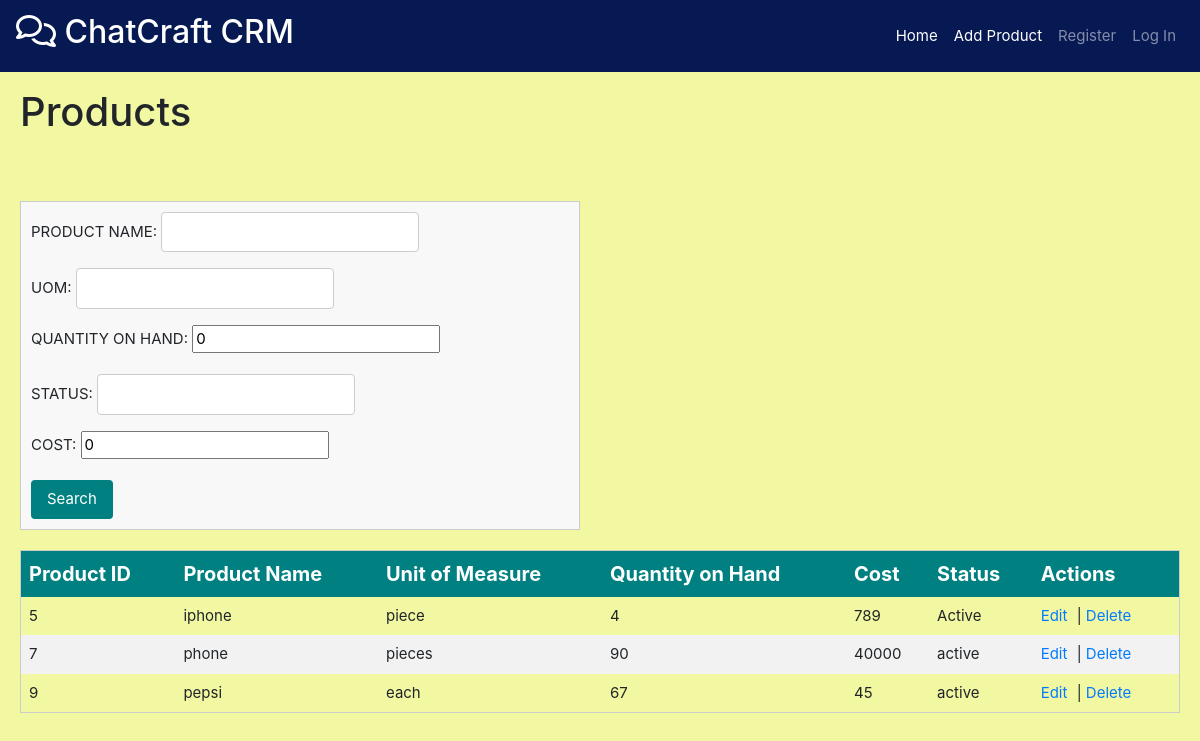
The app's page /products/get/, older data.
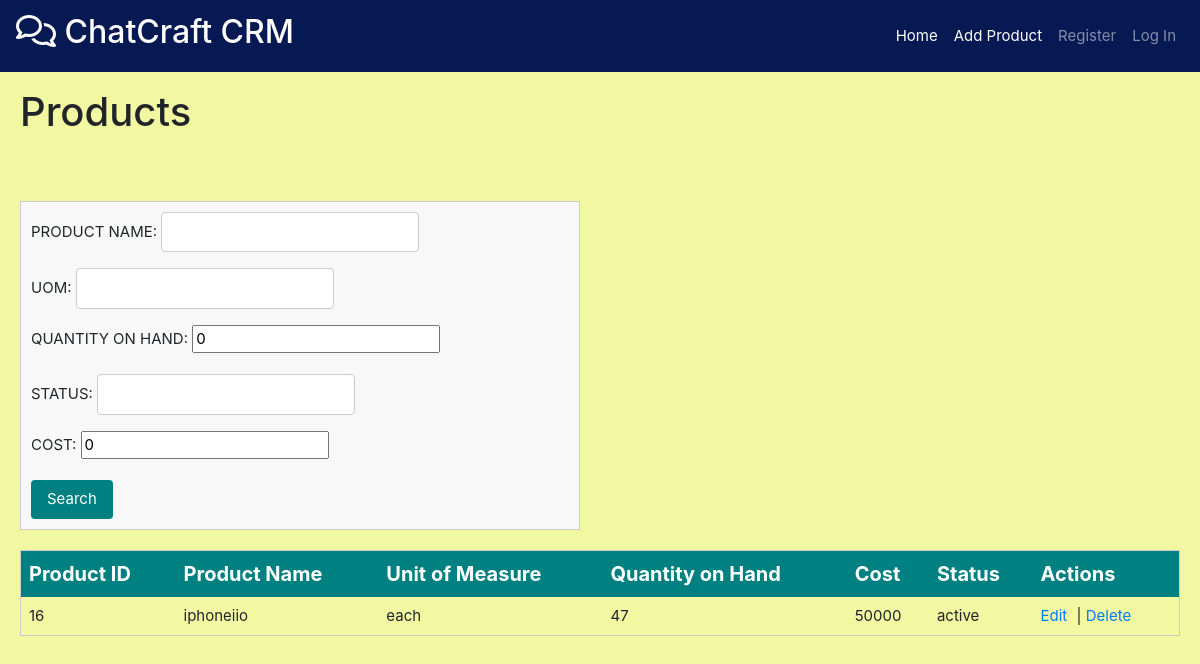
The same page, newer data.
### products/models.py (models this page shows, shortened)
class Product(models.Model):
    PRODUCT_ID=models.AutoField(primary_key=True)
    PRODUCT_NAME = models.CharField(max_length=35,unique = True)
    UOM=models.CharField(max_length=35,null=True,blank=True)
    COST = models.IntegerField(default=0,null=True,blank=True)
    QUANTITY_ON_HAND=models.IntegerField(default = 0,null=True,blank=True)
    STATUS = models.CharField(max_length=35,null = True,blank=True)

### products/views.py (the view)
# urls.py: path('get/', views.getProduct),
def getProduct(request : HttpRequest):
    data = request.GET
    products = Product.objects.all()
    filter_fields = ["PRODUCT_NAME", "UOM", "QUANTITY_ON_HAND", "STATUS", "COST"]
    for field in filter_fields:
        param_value = data.get(field)
        if param_value:
            products = products.filter(**{field: param_value})
    product_list = []
    for product in products:
        product_details = {
            'PRODUCT_ID': product.PRODUCT_ID,
            'PRODUCT_NAME': product.PRODUCT_NAME,
            'UOM': product.UOM,
            'COST': product.COST,
            'QUANTITY_ON_HAND': product.QUANTITY_ON_HAND,
            'STATUS': product.STATUS,
        }
        product_list.append(product_details)
    product_data = json.dumps(product_list, indent=4)
    return render(request, 'Products/display_products.html', {'products':products, 'form':ProductForm()})

### products/forms.py (shortened to what this page needs)
class ProductForm(forms.ModelForm):
    class Meta:
        model = Product
        fields = ["PRODUCT_NAME", "UOM", "QUANTITY_ON_HAND", "STATUS", "COST"]  # List the fields you want to edit

### products/templates/Products/display_products.html (shortened to what this page needs)
{% extends 'base.html' %}
{% block extra_nav %}
<li class="nav-item">
    <a class="nav-link" href="/products/add/" style="color: white;">Add Product</a>
</li>
{% endblock %}
{% block content %}
<h1 class="page-title">Products</h1>
<br><br>
<form method="get" novalidate style="width: 560px;">
    {{ form.as_p }}
    <button type="submit">Search</button>
</form>
<table class="custom-table">
    <thead>
        <tr class="table-header">
            <th>Product ID</th>
            <th>Product Name</th>
            <th>Unit of Measure</th>
            <th>Quantity on Hand</th>
            <th>Cost</th>
            <th>Status</th>
            <th>Actions</th>
        </tr>
    </thead>
    <tbody>
        {% for product in products %}
        <tr>
            <td>{{ product.PRODUCT_ID }}</td>
            <td>{{ product.PRODUCT_NAME }}</td>
            <td>{{ product.UOM }}</td>
            <td>{{ product.QUANTITY_ON_HAND }}</td>
            <td>{{ product.COST }}</td>
            <td>{{ product.STATUS }}</td>
            <td>
                <a href="/products/edit/{{ product.PRODUCT_ID }}/" class="action-link">Edit</a> |
                <a href="/products/delete/{{ product.PRODUCT_ID }}/" class="action-link">Delete</a>
            </td>
        </tr>
        {% endfor %}
    </tbody>
</table>
{% endblock %}

Row changes from the older to the newer data that the page shows:
removed Product: PRODUCT_ID "5", PRODUCT_NAME "iphone", UOM "piece", QUANTITY_ON_HAND "4", COST "789", STATUS "Active"
removed Product: PRODUCT_ID "7", PRODUCT_NAME "phone", UOM "pieces", QUANTITY_ON_HAND "90", COST "40000", STATUS "active"
removed Product: PRODUCT_ID "9", PRODUCT_NAME "pepsi", UOM "each", QUANTITY_ON_HAND "67", COST "45", STATUS "active"
added Product: PRODUCT_ID "16", PRODUCT_NAME "iphoneiio", UOM "each", QUANTITY_ON_HAND "47", COST "50000", STATUS "active"
